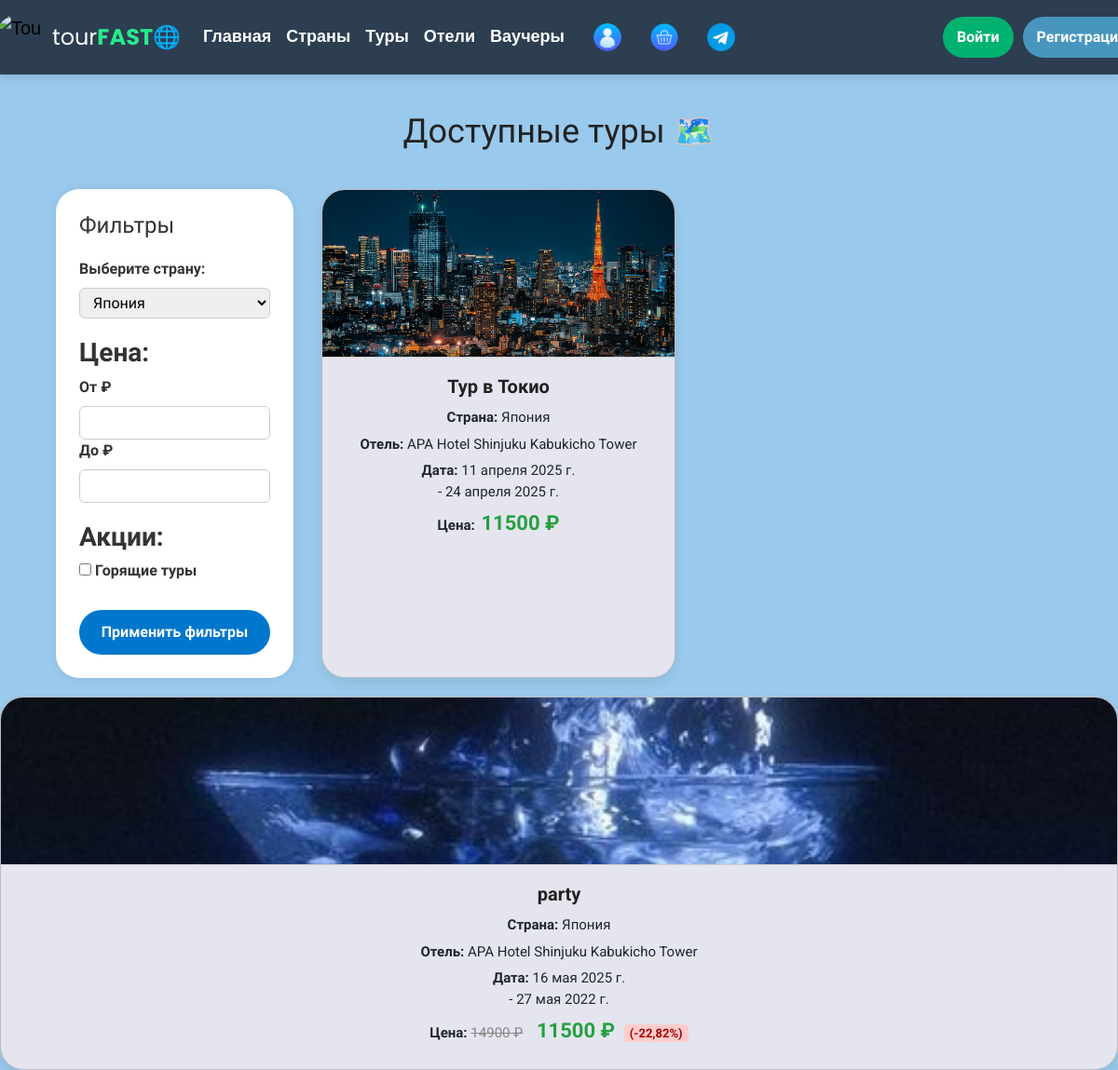
The page /tours/?country=11 on the database its author committed.
### main/models.py (models this page shows, shortened)
class Tour(models.Model): # Туры
    title = models.CharField(max_length=200)
    country = models.ForeignKey(Country, on_delete=models.CASCADE, related_name="tours")
    hotel = models.ForeignKey(Hotel, on_delete=models.CASCADE, related_name="tours")
    start_date = models.DateField()
    end_date = models.DateField()
    old_price = models.DecimalField(max_digits=10, decimal_places=2, null=True, blank=True) # типа для скидки
    price = models.DecimalField(max_digits=10, decimal_places=2)
    photo = models.ImageField('Фото тура', upload_to='main/tourphotos/', null=True, blank=True)
    def discount_percentage(self):
        if self.old_price and self.old_price > self.price:
            return round((self.old_price - self.price) / self.old_price * 100, 2)
        return 0
    class Meta:
        verbose_name = 'Тур'
        verbose_name_plural = 'Туры'

class Country(models.Model): # Страны
    name = models.CharField(max_length=100, unique=True)
    description = models.TextField(max_length=1000, unique=True, null=True)
    photo = models.ImageField('Фото страны', upload_to='main/countryphotos/', null=True, blank=True)
    def __str__(self):
        return self.name
    class Meta:
        verbose_name = 'Страна'
        verbose_name_plural = 'Страны'

class Hotel(models.Model): # Отели
    name = models.CharField(max_length=200)
    country = models.ForeignKey(Country, on_delete=models.CASCADE, related_name="hotels")
    city = models.CharField(max_length=100)
    address = models.CharField(max_length=255)
    stars = models.PositiveSmallIntegerField()
    price_per_night = models.DecimalField(max_digits=10, decimal_places=2)
    photo = models.ImageField('Фото отеля', upload_to='main/hotelphotos/', null=True, blank=True)
    class Meta:
        verbose_name = 'Отель'
        verbose_name_plural = 'Отели'

### main/views.py (the view)
# urls.py: path('tours/', views.tours, name='tours_page'),
def tours(request):
    hotel = Hotel.objects.all()
    tours = Tour.objects.all()
    country = Country.objects.all()
    tour_filter = TourFilter(request.GET, queryset=Tour.objects.all())
    if request.GET:
        form = CustomTourFilterForm(request.GET)
        if form.is_valid():
            if form.cleaned_data['country']:
                tours = tours.filter(country=form.cleaned_data['country'])
            if form.cleaned_data['price_min']:
                tours = tours.filter(price__gte=form.cleaned_data['price_min'])
            if form.cleaned_data['price_max']:
                tours = tours.filter(price__lte=form.cleaned_data['price_max'])
            if form.cleaned_data['duration_min']:
                tours = tours.filter(duration__gte=form.cleaned_data['duration_min'])
            if form.cleaned_data['duration_max']:
                tours = tours.filter(duration__lte=form.cleaned_data['duration_max'])
            if form.cleaned_data.get('hot_tours'):
                tours = tours.filter(old_price__isnull=False)  # Показываем только туры с old_price
    else:
        form = CustomTourFilterForm()
    return render(request, 'main/tours.html',
                  {'form': form, 'hotel': hotel, 'tour': tours, 'country': country, 'filter': tour_filter})

### main/forms.py
class CustomTourFilterForm(forms.Form):
    country = forms.ModelChoiceField(queryset=Country.objects.all(), required=False, label="Страна")
    price_min = forms.DecimalField(required=False, min_value=0, label="Цена от")
    price_max = forms.DecimalField(required=False, min_value=0, label="Цена до")
    duration_min = forms.IntegerField(required=False, min_value=0, label="Мин. длительность")
    duration_max = forms.IntegerField(required=False, min_value=0, label="Макс. длительность")
    hot_tours = forms.BooleanField(required=False, label="Горящие туры")

### main/templates/main/tours.html (shortened to what this page needs)
{% extends 'main/layout.html' %}
{% load static %}
{% block links %}
<link rel="stylesheet" href="{% static 'main/css/tours.css' %}">
{% endblock %}
{% block body %}
<h1 class="catalog-header">Доступные туры 🗺️</h1>
<div class="filter-tour-container">
    <form method="get">
        <aside class="filter-sidebar">
            <h2>Фильтры</h2>
            <div class="filter-section">
                <label for="id_country">Выберите страну:</label>
                {{ form.country }}
            </div>
            <div class="filter-section">
                <h3>Цена:</h3>
                <label for="id_price_min">От ₽</label>
                {{ form.price_min }}
                <label for="id_price_max">До ₽</label>
                {{ form.price_max }}
            </div>
            <div class="filter-section">
                <h3>Акции:</h3>
               <label>
        <input type="checkbox" name="hot_tours" {% if request.GET.hot_tours %}checked{% endif %}>
        Горящие туры
    </label>
            </div>
            <button class="apply-filters-btn">Применить фильтры</button>
        </aside>
    </form>
    <section class="tour-list">
        {% for el in tour %}
            <div class="tour-card card">
                <div class="card-img">
                    <img src="{{ el.photo.url }}" alt="{{ el.title }}">
                </div>
                <div class="card-info">
                    <h3 class="text-title">{{ el.title }}</h3>
                    <p class="text-body"><strong>Страна:</strong> {{ el.country.name }}</p>
                    <p class="text-body"><strong>Отель:</strong> {{ el.hotel.name }}</p>
                    <p class="text-body"><strong>Дата:</strong> {{ el.start_date }}<br> - {{ el.end_date }}</br></p>
                    <p class="text-body"><strong>Цена:</strong>
    {% if el.old_price %}
        <s class="old-price">{{ el.old_price|floatformat:"-2" }} ₽</s>
        <strong class="new-price">{{ el.price|floatformat:"-2" }} ₽</strong>
        <span class="discount-label">(-{{ el.discount_percentage }}%)</span>
    {% else %}
        <strong class="new-price">{{ el.price|floatformat:"-2" }} ₽</strong>
    {% endif %}
</p>
                        </div>
                </div>
            </div>
        {% endfor %}
{% endblock %}

### main/static/main/css/tours.css (style rules this page uses)
body { font-family: 'Roboto', 'Verdana', sans-serif; background-color: #99C9EC; color: #333; margin: 0; padding: 0; }
.catalog-header { text-align: center; font-size: 36px; margin: 40px 0 20px; color: #222; }
.filter-tour-container { display: flex; gap: 30px; padding: 20px 60px; flex-wrap: wrap; margin-right: 10px; }
.filter-sidebar { flex: 1; max-width: 300px; background-color: #fff; padding: 25px; border-radius: 25px; box-shadow: 0 0 10px rgba(0, 0, 0, 0.08); }
.filter-sidebar h2 { margin-bottom: 20px; font-size: 24px; }
.filter-section { margin-bottom: 20px; }
.filter-section label, .filter-section h3 { display: block; margin-bottom: 8px; font-weight: bold; }
.filter-sidebar input[type="text"], .filter-sidebar input[type="number"], .filter-sidebar select { width: 100%; padding: 5px 10px; border: 1px solid #ccc; border-radius: 6px; }
.apply-filters-btn { margin-top: 10px; background-color: #0077cc; color: white; border: none; padding: 12px; width: 100%; border-radius: 25px; cursor: pointer; font-weight: bold; transition: transform 0.3s, background-color 0.3s; }
.tour-list { flex: 3; display: grid; grid-template-columns: repeat(auto-fill, minmax(280px, 1fr)); gap: 25px; }
.tour-card { background-color: #E4E5EE; border-radius: 25px; overflow: hidden; box-shadow: 0 6px 12px rgba(0, 0, 0, 0.07); display: flex; flex-direction: column; transition: transform 0.3s; }
.card-img img { width: 100%; height: 180px; object-fit: cover; border-bottom: 1px solid #ccc; }
.card-info { display: flex; flex-direction: column; align-items: center; justify-content: center; text-align: center; padding: 19px; }
.text-title { font-size: 20px; margin-bottom: 10px; font-weight: bold; color: #222; }
.text-body { font-size: 15px; margin-bottom: 6px; }
.old-price { color: #888; text-decoration: line-through; margin-right: 8px; }
.new-price { font-weight: bold; color: #259F41; font-size: 22px; margin-left: 3px; display: inline-block; }
.discount-label { background-color: #ffcccb; color: #a30000; font-size: 13px; font-weight: bold; padding: 2px 6px; border-radius: 4px; margin-left: 6px; }

### rows shown on the page
Tour: photo (picture), title "Тур в Токио", country.name "Япония", hotel.name "APA Hotel Shinjuku Kabukicho Tower", start_date "11 апреля 2025 г.", end_date "24 апреля 2025 г.", price "11500"
Tour: photo (picture), title "party", country.name "Япония", hotel.name "APA Hotel Shinjuku Kabukicho Tower", start_date "16 мая 2025 г.", end_date "27 мая 2022 г.", old_price "14900", price "11500", discount_percentage "22,82"
